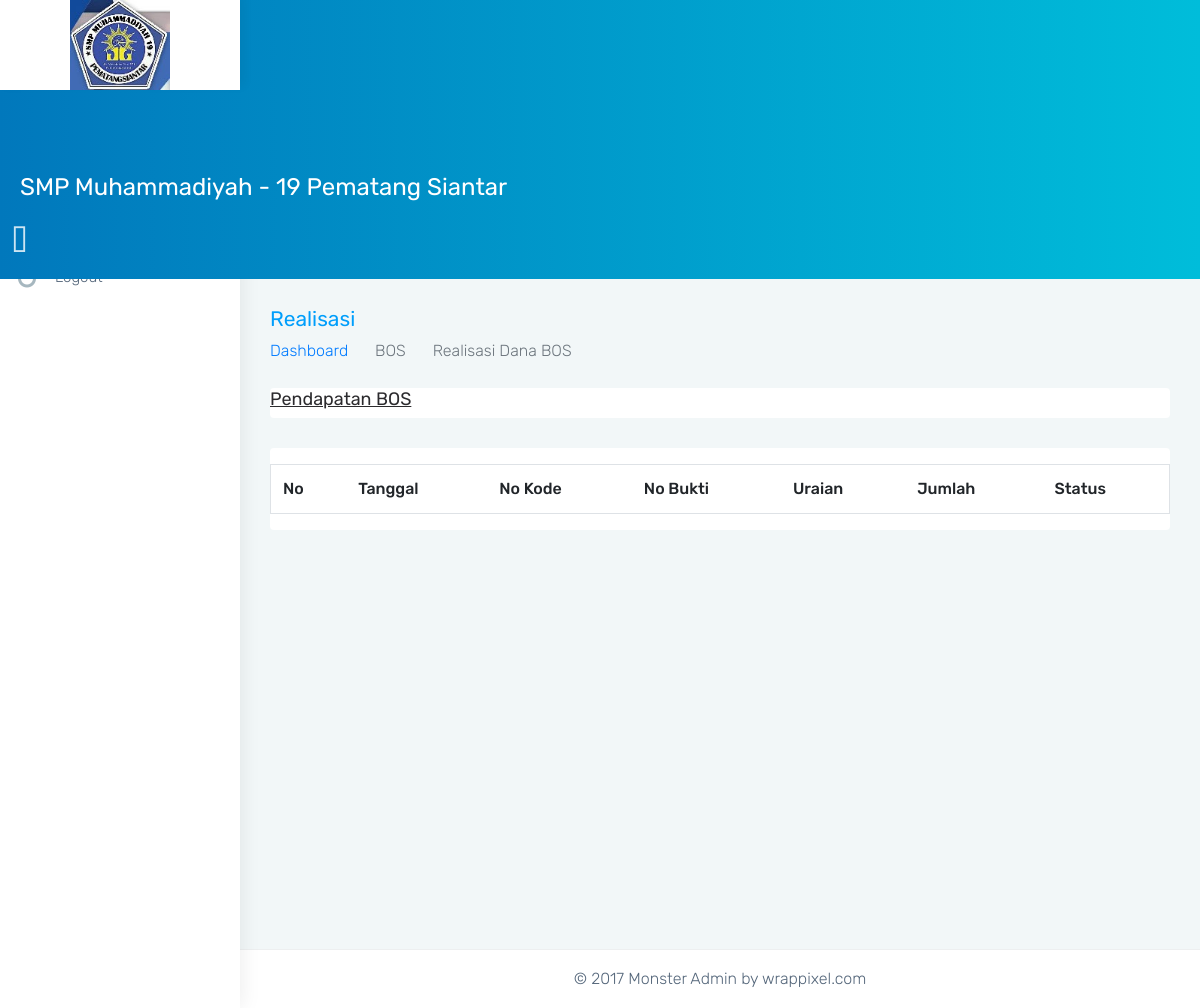
The app's page /yayasan/realisasi/index.php, older data.
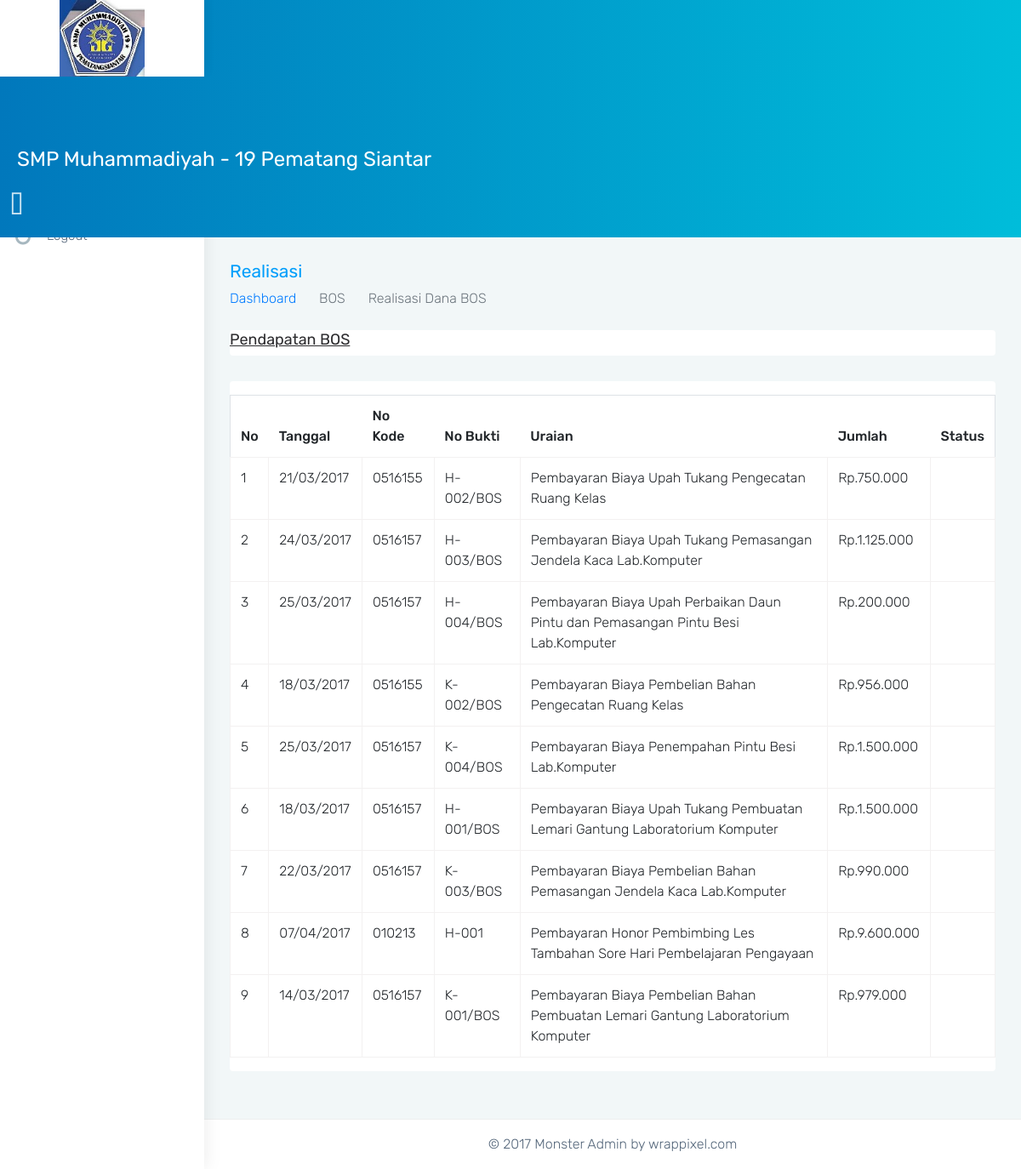
The same page, newer data.
### tables this page shows
CREATE TABLE `bos_realisasi_detail_komponen` (
  `id_bos_realisasi_detail_komponen` int(11) NOT NULL,
  `relasi_id` int(11) NOT NULL,
  `no_kode` varchar(10) NOT NULL,
  `no_bukti` varchar(10) NOT NULL,
  `uraian` text NOT NULL,
  `jumlah` int(11) NOT NULL,
  `tanggal` date NOT NULL,
  `status` enum('pengeluaran','pemasukan','','') DEFAULT NULL,
  `form` varchar(5) NOT NULL,
  `foto` varchar(100) NOT NULL
);

### yayasan/realisasi/index.php (called while the page is built, shortened)
<?php
require('../../url.php');
require('../../model/crud.php');
$crud = new Crud;
$realisasi = $crud->reliasasi_bos();
require('../../view/bendahara/realisasi.php');

### url.php (called while the page is built, shortened)
<?php
$url = 'http://localhost/simkeuangan/';

### model/koneksi.php (called while the page is built)
<?php
class Koneksi
{
  private $host     = 'localhost';
  private $username = 'root';
  private $password = '';
  private $database = 'simkeuangan';
  protected $conn;
  function __construct()
  {
    if (!isset($this->conn))
      $this->conn = new mysqli($this->host, $this->username, $this->password, $this->database);
    if (!$this->conn)
      echo 'Koneksi Gagal';
    else
      return $this->conn;
  }
}

### model/crud.php (called while the page is built, shortened)
<?php
include('koneksi.php');
class Crud extends Koneksi
{
  public function reliasasi_bos()
  {
    $query = "SELECT bos_realisasi_rekapitulasi.id_bos_realisasi_rekapitulasi id_relasi,bos_realisasi_detail_komponen.* FROM bos_realisasi_rekapitulasi JOIN bos_realisasi_detail_komponen ON bos_realisasi_rekapitulasi.id_bos_realisasi_rekapitulasi = bos_realisasi_detail_komponen.id_bos_realisasi_detail_komponen";
    $hasil = $this->conn->query($query);
    $rows = array();
    while ($row = $hasil->fetch_assoc()) {
      $rows[] = $row;
    }
    return $rows;
  }
}

### view/bendahara/realisasi.php (the view, shortened to what this page needs)
<!DOCTYPE html>
<html lang="en">
<?php require('template/head.php') ?>
<body class="fix-header card-no-border">
  <div id="main-wrapper">
    <?php require('template/header.php') ?>
    <?php require('template/sidebar.php') ?>
    <div class="page-wrapper">
      <div class="container-fluid">
        <div class="row page-titles">
          <div class="col-md-6 col-8 align-self-center">
            <h3 class="text-themecolor m-b-0 m-t-0">Realisasi</h3>
            <ol class="breadcrumb">
              <li class="breadcrumb-item">
                <a href="<?= $url; ?>">Dashboard</a>
              </li>
              <li class="breadcrumb-item active">BOS</li>
              <li class="breadcrumb-item active">Realisasi Dana BOS</li>
            </ol>
          </div>
        </div>
        <div class="card">
          <div class="card-block">
            <h4><u>Pendapatan BOS</u></h4>
          </div>
        </div>
        <div class="row">
          <div class="col-12">
            <div class="card">
              <div class="card-block">
                <table class="table table-bordered mt-3" id="example">
                  <thead>
                    <th>No</th>
                    <th>Tanggal</th>
                    <th>No Kode</th>
                    <th>No Bukti</th>
                    <th>Uraian</th>
                    <th>Jumlah</th>
                    <th>Status</th>
                  </thead>
                  <tbody>
                    <?php
                    $no = 0;
                    foreach ($realisasi as $re) {
                    ?>
                      <tr>
                        <td><?= $no + 1; ?></td>
                        <td><?= date('d/m/Y', strtotime($re['tanggal'])); ?></td>
                        <td><?= $re['no_kode']; ?></td>
                        <td><?= $re['no_bukti']; ?></td>
                        <td><?= $re['uraian']; ?></td>
                        <td>Rp.<?= number_format($re['jumlah'], 0, ',', '.'); ?></td>
                        <td><?= $re['status']; ?></td>
                      </tr>
                    <?php
                      $no++;
                    }
                    ?>
                  </tbody>
                </table>
              </div>
            </div>
          </div>
        </div>
      </div>
      <?php require('template/footer.php') ?>
    </div>
  </div>
</body>
</html>

Row changes from the older to the newer data that the page shows:
added bos_realisasi_detail_komponen: tanggal "21/03/2017", no_kode "0516155", no_bukti "H-002/BOS", uraian "Pembayaran Biaya Upah Tukang Pengecatan Ruang Kelas", jumlah "750.000"
added bos_realisasi_detail_komponen: tanggal "24/03/2017", no_kode "0516157", no_bukti "H-003/BOS", uraian "Pembayaran Biaya Upah Tukang Pemasangan Jendela Kaca Lab.Komputer", jumlah "1.125.000"
added bos_realisasi_detail_komponen: tanggal "25/03/2017", no_kode "0516157", no_bukti "H-004/BOS", uraian "Pembayaran Biaya Upah Perbaikan Daun Pintu dan Pemasangan Pintu Besi Lab.Komputer", jumlah "200.000"
added bos_realisasi_detail_komponen: tanggal "18/03/2017", no_kode "0516155", no_bukti "K-002/BOS", uraian "Pembayaran Biaya Pembelian Bahan Pengecatan Ruang Kelas", jumlah "956.000"
added bos_realisasi_detail_komponen: tanggal "25/03/2017", no_kode "0516157", no_bukti "K-004/BOS", uraian "Pembayaran Biaya Penempahan Pintu Besi Lab.Komputer", jumlah "1.500.000"
added bos_realisasi_detail_komponen: tanggal "18/03/2017", no_kode "0516157", no_bukti "H-001/BOS", uraian "Pembayaran Biaya Upah Tukang Pembuatan Lemari Gantung Laboratorium Komputer", jumlah "1.500.000"
added bos_realisasi_detail_komponen: tanggal "22/03/2017", no_kode "0516157", no_bukti "K-003/BOS", uraian "Pembayaran Biaya Pembelian Bahan Pemasangan Jendela Kaca Lab.Komputer", jumlah "990.000"
added bos_realisasi_detail_komponen: tanggal "07/04/2017", no_kode "010213", no_bukti "H-001", uraian "Pembayaran Honor Pembimbing Les Tambahan Sore Hari Pembelajaran Pengayaan", jumlah "9.600.000"
added bos_realisasi_detail_komponen: tanggal "14/03/2017", no_kode "0516157", no_bukti "K-001/BOS", uraian "Pembayaran Biaya Pembelian Bahan Pembuatan Lemari Gantung Laboratorium Komputer", jumlah "979.000"
